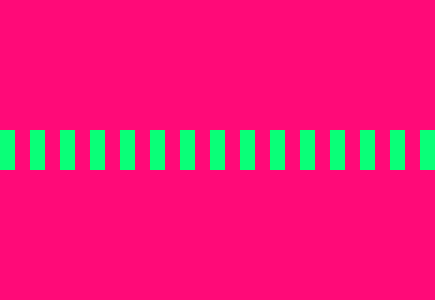
Frame 1 (no input)
Frame 60 (no input): identical to frame 1, image omitted
Frame 120 (the mouse pressed at the canvas centre since frame 60): identical to frame 1, image omitted

The p5.js sketch that drew this single still picture (run headless with seeded random() and noise() and a simulated clock; from frame 60 on, the mouse is pressed at the canvas centre):

// p5.js sketch
// ── sketch.js
var i;

function setup() {
	createCanvas(435,300);
  background(255,10,120);
  i=0;
}

function draw() {
	while (i<windowWidth){
		noStroke();
		fill(10,255,120);
		rect(i,130,15,40);
		i+=30;
	}
}
